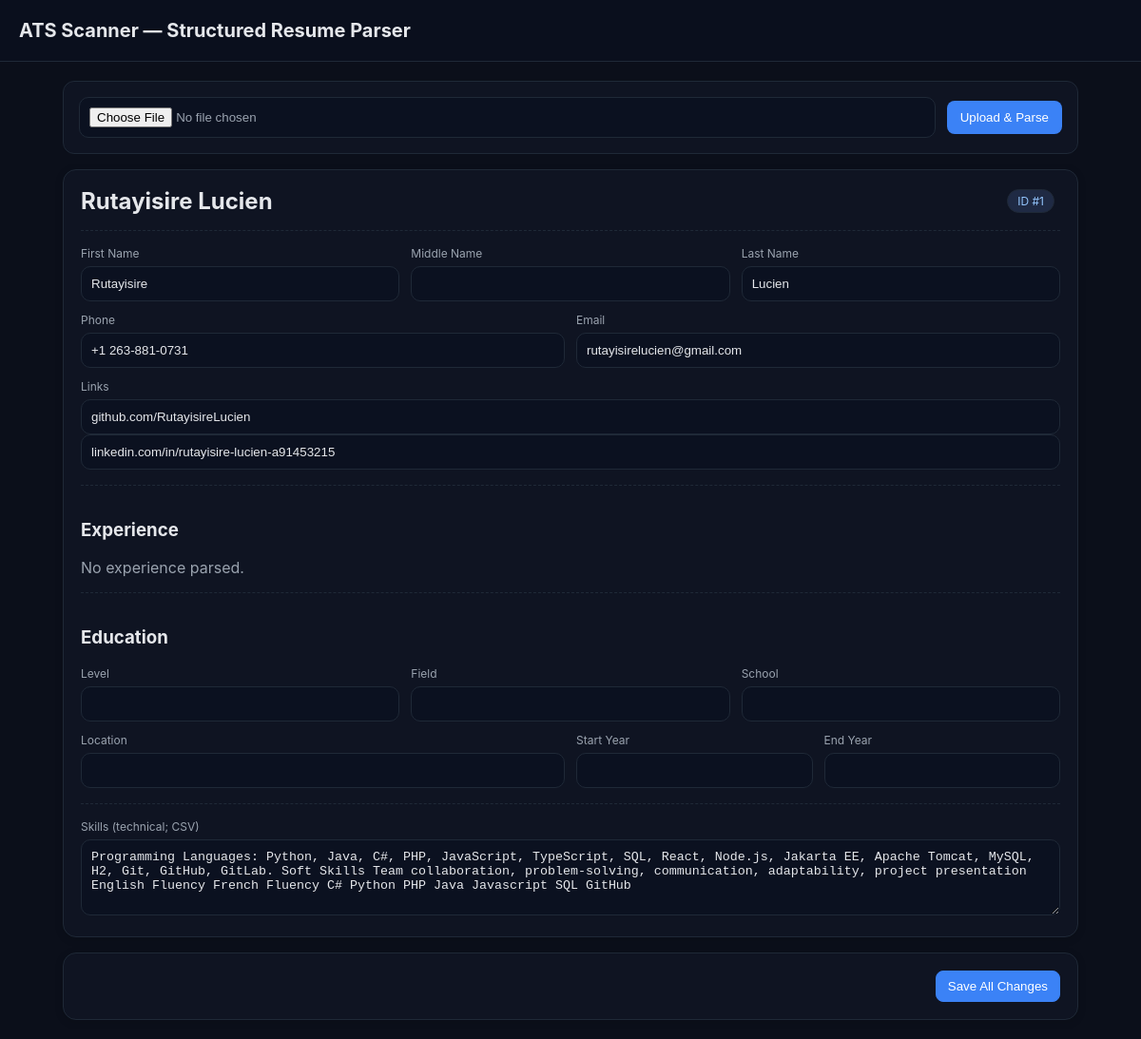
The page / on the database its author committed.
### tables this page shows
CREATE TABLE candidates (
            id INTEGER PRIMARY KEY AUTOINCREMENT,
            name TEXT,                     -- full display name
            first_name TEXT,
            middle_name TEXT,
            last_name TEXT,
            phone TEXT,
            email TEXT,
            links TEXT,                    -- JSON array of strings
            education TEXT,                -- JSON
            experience TEXT,               -- JSON
            projects TEXT,                 -- JSON
            skills TEXT,                   -- CSV
            languages TEXT,                -- CSV
            raw_text TEXT
        );

### backend.py (the view, shortened to what this page needs)
@app.route("/", methods=["GET", "POST"])
def index():
    conn = sqlite3.connect(DB_PATH)
    c = conn.cursor()
    c.execute(
    "SELECT id, name, first_name, middle_name, last_name, phone, email, links, "
    "education, experience, skills, languages "
    "FROM candidates ORDER BY id DESC"
    )
    rows = c.fetchall()
    conn.close()
    return render_template("index.html", candidates=rows, json=json)

### templates/index.html (shortened to what this page needs)
<!DOCTYPE html>
<html lang="en">
<head>
</head>
<body>
  <header>
    <h1>ATS Scanner — Structured Resume Parser</h1>
  </header>
  <main>
    <form class="upload" method="POST" enctype="multipart/form-data">
      <input type="file" name="resume" accept=".pdf" required>
      <button type="submit">Upload & Parse</button>
    </form>
    {% for c in candidates %}
    {% set cid = c[0] %}
    {% set name = c[1] %}
    {% set first = c[2] or "" %}
    {% set middle = c[3] or "" %}
    {% set last = c[4] or "" %}
    {% set phone = c[5] or "" %}
    {% set email = c[6] or "" %}
    {% set links = (json.loads(c[7] or "[]")) %}
    {% set edu = json.loads(c[8] or "[]") %}
    {% set exp = json.loads(c[9] or "[]") %}
    {% set skills = c[10] or "" %}
    <div class="card" id="card-{{cid}}">
      <div class="row" style="justify-content:space-between;">
        <h2 style="margin:0">{{ name or "Unnamed Candidate" }}</h2>
        <div><span class="badge">ID #{{cid}}</span></div>
      </div>
      <div class="grid section">
        <div class="col-4">
          <label>First Name</label>
          <input id="first-{{cid}}" value="{{ first }}">
        </div>
        <div class="col-4">
          <label>Middle Name</label>
          <input id="middle-{{cid}}" value="{{ middle }}">
        </div>
        <div class="col-4">
          <label>Last Name</label>
          <input id="last-{{cid}}" value="{{ last }}">
        </div>
        <div class="col-6">
          <label>Phone</label>
          <input id="phone-{{cid}}" value="{{ phone }}">
        </div>
        <div class="col-6">
          <label>Email</label>
          <input id="email-{{cid}}" value="{{ email }}">
        </div>
        <div class="col-12">
          <label>Links</label>
          <div id="links-{{cid}}">
            {% if links|length == 0 %}
            <input id="link-{{cid}}-0" value="">
            {% else %}
            {% for u in links %}
            <input id="link-{{cid}}-{{loop.index0}}" value="{{ u }}">
            {% endfor %}
            {% endif %}
          </div>
        </div>
      </div>
      <div class="section">
        <h3>Experience</h3>
        {% if exp|length == 0 %}<p class="muted">No experience parsed.</p>{% endif %}
      </div>
      <div class="section">
        <h3>Education</h3>
        {% set edu_list = edu if edu|length > 0 else [
        {'level':'','field':'','school_name':'','location':'','start_year':'','end_year':''} ] %}
        {% for ed in edu_list %}
        <div class="grid" style="margin-bottom:12px;" data-edu="{{loop.index0}}">
          <div class="col-4">
            <label>Level</label>
            <input id="edu-{{cid}}-{{loop.index0}}-level" value="{{ ed.get('level', ed.get('degree','')) }}">
          </div>
          <div class="col-4">
            <label>Field</label>
            <input id="edu-{{cid}}-{{loop.index0}}-field" value="{{ ed.get('field','') }}">
          </div>
          <div class="col-4">
            <label>School</label>
            <input id="edu-{{cid}}-{{loop.index0}}-school_name" value="{{ ed.get('school_name', ed.get('school','')) }}"
              readonly>
          </div>
          <div class="col-6">
            <label>Location</label>
            <input id="edu-{{cid}}-{{loop.index0}}-location" value="{{ ed.get('location','') }}">
          </div>
          <div class="col-3">
            <label>Start Year</label>
            <input id="edu-{{cid}}-{{loop.index0}}-start_year" value="{{ ed.get('start_year','') }}">
          </div>
          <div class="col-3">
            <label>End Year</label>
            <input id="edu-{{cid}}-{{loop.index0}}-end_year" value="{{ ed.get('end_year','') }}">
          </div>
        </div>
        {% endfor %}
      </div>
      <div class="grid section">
        <div class="col-12">
          <label>Skills (technical; CSV)</label>
          <textarea id="skills-{{cid}}">{{ skills }}</textarea>
        </div>
      </div>
    </div>
    {% endfor %}
    <div class="card" style="display:flex; justify-content:flex-end;">
      <button type="button" class="btn primary" id="save-all">Save All Changes</button>
    </div>
  </main>
</body>
</html>

### templates/index.html (style rules this page uses)
:root { --bg: #0b0f1a; --card: #0f1422; --muted: #9aa3af; --accent: #3b82f6; --border: #1f2937; --text: #e5e7eb; }
* { box-sizing: border-box; }
body { margin: 0; font-family: Inter, system-ui, -apple-system, Segoe UI, Roboto, sans-serif; background: var(--bg); color: var(--text); }
header { padding: 20px; background: #0a0f1d; border-bottom: 1px solid var(--border); }
header h1 { margin: 0; font-size: 20px; }
main { max-width: 1100px; margin: 20px auto; padding: 0 16px; }
.upload { background: var(--card); padding: 16px; border-radius: 12px; border: 1px solid var(--border); display: flex; gap: 12px; align-items: center; }
.upload input[type=file] { flex: 1; color: var(--muted); }
.upload button { background: var(--accent); color: #fff; border: none; padding: 10px 14px; border-radius: 8px; cursor: pointer; }
.card { background: var(--card); border: 1px solid var(--border); border-radius: 14px; padding: 18px; margin: 16px 0; box-shadow: 0 2px 10px rgba(0, 0, 0, 0.12); }
.grid { display: grid; grid-template-columns: repeat(12, 1fr); gap: 12px; }
.col-12 { grid-column: span 12; }
.col-6 { grid-column: span 6; }
.col-4 { grid-column: span 4; }
.col-3 { grid-column: span 3; }
label { font-size: 12px; color: var(--muted); display: block; margin-bottom: 6px; }
input, textarea { width: 100%; padding: 10px; border: 1px solid var(--border); border-radius: 10px; background: #0b1120; color: var(--text); }
textarea { min-height: 80px; resize: vertical; }
.row { display: flex; gap: 10px; align-items: center; }
.badge { display: inline-block; padding: 4px 10px; background: #1f2a44; color: #93c5fd; border-radius: 999px; font-size: 12px; margin-right: 6px; border: 1px solid var(--border); }
.btn { border: 1px solid var(--border); background: #0b1120; color: var(--text); padding: 8px 12px; border-radius: 8px; cursor: pointer; }
.btn.primary { background: var(--accent); color: #fff; border-color: var(--accent); }
.section { margin-top: 16px; padding-top: 16px; border-top: 1px dashed var(--border); }
.muted { color: var(--muted); }

### rows shown on the page
candidates: name "Rutayisire Lucien", id "1", first_name "Rutayisire", last_name "Lucien", phone "+1 263-881-0731", email "rutayisirelucien@gmail.com", links "github.com/RutayisireLucien" "linkedin.com/in/rutayisire-lucien-a91453215", skills "Programming Languages: Python, Java, C#, PHP, JavaScript, TypeScript, SQL, React, Node.js, Jakarta EE, Apache Tomcat, MySQL, H2, Git, GitHub, GitLab. Soft Skills Team collaboration, problem-solving, communication, adaptability, project presentation English Fluency French Fluency C# Python PHP Java Javascript SQL GitHub"
